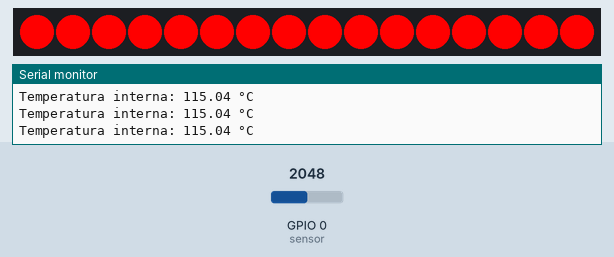
This program was run on a simulated ESP32-S3. Parts: 16 RGB LEDs in strip order, left to right, the last lines printed to the serial monitor. Inputs (shaded band) come from the test bench; at power-on: GPIO 0 (sensor) = 2048 (analog values on the 0–4095 scale). Dim RGB values are drawn brighter than linear.

Above: at 1.3 s.
1.4 s: GPIO 0 (sensor) set to 2139
2.9 s: GPIO 0 (sensor) set to 2210
At 4.1 s:
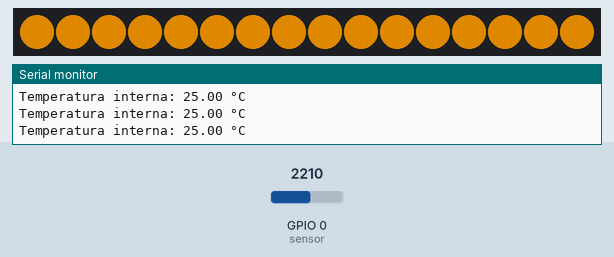
4.5 s: GPIO 0 (sensor) set to 491
At 5.4 s:
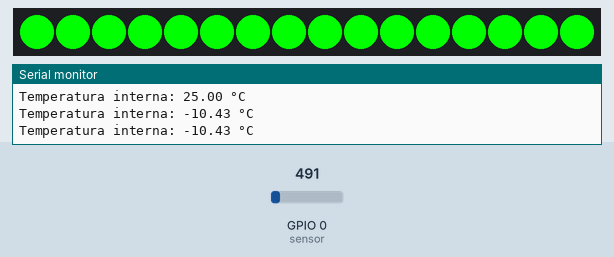
6.0 s: GPIO 0 (sensor) set to 134
7.5 s: GPIO 0 (sensor) set to 114
At 7.9 s:
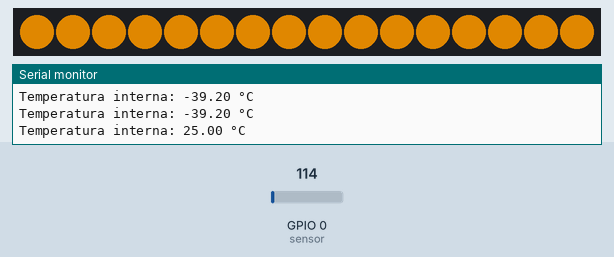
9.0 s: GPIO 0 (sensor) set to 295
At 10.3 s:
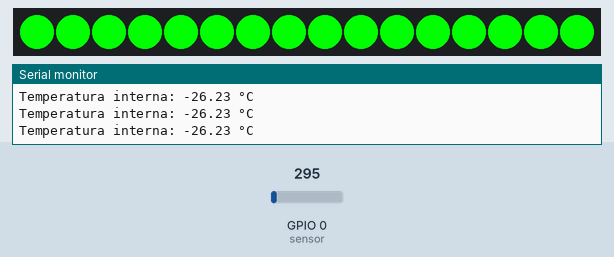
Timing chart, 0 to 11.5 s (numbered marks = the images above; inputs shaded):
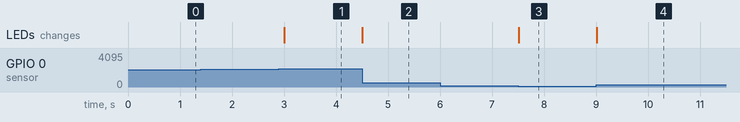

Measured:
- the behaviour switches between 2171 and 2172 on GPIO 0 (sensor) (found by bisection; images 0 and 1)
- the behaviour switches between 125 and 124 on GPIO 0 (sensor) (found by bisection; images 2 and 3)
- after the input at 2.9 s, the LEDs: change after 0.11 s (image 1)
- after the input at 4.5 s, the LEDs: change at once (image 2)
- after the input at 7.5 s, the LEDs: change at once (image 3)
- after the input at 9.0 s, the LEDs: change at once (image 4)

The program:

main.cpp
```cpp
/*
#include <Arduino.h>
#define LED_BUILTIN 2
#define DELAY 500

void setup() {
  pinMode(LED_BUILTIN, OUTPUT);
}

void loop() {
  digitalWrite(LED_BUILTIN, HIGH);
  delay(DELAY);
  digitalWrite(LED_BUILTIN, LOW);
  delay(DELAY);
}

*/
/*
#include <Arduino.h>

#define LED_BUILTIN 2
#define DELAY 1000 //ms


void setup() {
Serial.begin(115200); // s'utilitza per inicialitzar la comunicació sèrie entre l'Arduino i un altre dispositiu.
pinMode(LED_BUILTIN, OUTPUT);

}

void loop() {

digitalWrite(LED_BUILTIN, HIGH);

Serial.println("ON");
delay(DELAY);
digitalWrite(LED_BUILTIN, LOW);

Serial.println("OFF");
delay(DELAY);
}
*/

/*

#include <Arduino.h>

#define LED_BUILTIN_PIN 2
#define DELAY 1000 // ms

// Establecer un puntero al registro de salida GPIO
volatile uint32_t *gpio_out = (uint32_t *)GPIO_OUT_REG;

void setup() {
    Serial.begin(115200);  // Inicializa la comunicación serie
    pinMode(LED_BUILTIN_PIN, OUTPUT); // Configura el pin como salida
}

void loop() {
    // Encender el LED activando el bit correspondiente
    *gpio_out |= (1 << LED_BUILTIN_PIN);
    Serial.println("ON");
    delay(DELAY);

    // Apagar el LED alternando el estado del bit correspondiente
    *gpio_out ^= (1 << LED_BUILTIN_PIN);
    Serial.println("OFF");
    delay(DELAY);
}
*//*


#include <Arduino.h>

#define TEST_PIN 2  // Cambia este número a un pin disponible
volatile uint32_t *gpio_out = (uint32_t *)GPIO_OUT_REG;

void setup() {
    Serial.begin(115200);
    pinMode(TEST_PIN, OUTPUT);
}
void loop() {
    // ===== CASO 1: Con Serial y funciones de Arduino =====
    digitalWrite(TEST_PIN, HIGH);
    Serial.println("ON");
    digitalWrite(TEST_PIN, LOW);
    Serial.println("OFF");

}

#include <Arduino.h>

#define TEST_PIN 2  // Cambia este número a un pin disponible
volatile uint32_t *gpio_out = (uint32_t *)GPIO_OUT_REG;

void setup() {
    Serial.begin(115200);
    pinMode(TEST_PIN, OUTPUT);
}
void loop() {
        // ===== CASO 2: Con Serial y acceso a registros =====
    *gpio_out |= (1 << TEST_PIN);
    Serial.println("ON");
    *gpio_out ^= (1 << TEST_PIN);
    Serial.println("OFF");

}

#include <Arduino.h>

#define TEST_PIN 2 // Cambia este número a un pin disponible
volatile uint32_t *gpio_out = (uint32_t *)GPIO_OUT_REG;

void setup() {
    Serial.begin(115200);
    pinMode(TEST_PIN, OUTPUT);
}

void loop() {
    // ===== CASO 3: Sin Serial y funciones de Arduino =====
    digitalWrite(TEST_PIN, HIGH);
    digitalWrite(TEST_PIN, LOW);
}

#include <Arduino.h>

#define TEST_PIN 2 // Cambia este número a un pin disponible
volatile uint32_t *gpio_out = (uint32_t *)GPIO_OUT_REG;

void setup() {
    Serial.begin(115200);
    pinMode(TEST_PIN, OUTPUT);
}

void loop() {
    // ===== CASO 4: Sin Serial y acceso a registros =====
    *gpio_out |= (1 << TEST_PIN);
    *gpio_out ^= (1 << TEST_PIN);
}


#include <Arduino.h>

#define ESP32_TEMP_SENSOR
void setup() {
    Serial.begin(115200);  // Inicializa la comunicación serie
}

void loop() {
    // Lee el valor del sensor de temperatura interna del ESP32
    int rawTemp = analogRead(ESP32_TEMP_SENSOR);  // Lee el valor del sensor interno

    // Convierte la lectura a un valor en grados Celsius
    float temperature = (rawTemp - 32) * (3.3 / 4095.0);  // Convierte el valor ADC a voltaje
    temperature = (temperature - 0.5) * 100;  // Convierte el voltaje a temperatura en grados Celsius

    // Envía el valor de temperatura por el puerto serie
    Serial.print("Temperatura interna: ");
    Serial.print(temperature);
    Serial.println(" °C");

    delay(1000);  // Pausa de 1 segundo antes de la siguiente lectura
}
   */
  #include <Adafruit_NeoPixel.h>
  #include <Arduino.h>

  // Definir el pin y número de NeoPixels
  #define PIN            6
  #define NUMPIXELS     16
  #define DELAYVAL      500  // Tiempo (en milisegundos) para la pausa entre pixeles

  // Inicializar el objeto de la librería NeoPixel
  Adafruit_NeoPixel pixels(NUMPIXELS, PIN, NEO_GRB + NEO_KHZ800);

  // Definir el rango de temperaturas (ajustar según la temperatura máxima que deseas medir)
  #define MIN_TEMP 0    // Temperatura mínima en °C (en este caso, 25°C)
  #define MAX_TEMP 40    // Temperatura máxima en °C (en este caso, 40°C)

  void setup() {
    Serial.begin(115200);  // Inicializa la comunicación serie
    pixels.begin();        // Inicializa el anillo de NeoPixel
    analogReadResolution(12);  // Configura la resolución del ADC a 12 bits (0-4095)
  }

  void loop() {
    // Lee el valor del sensor de temperatura interno
    int rawValue = analogRead(0);  // Lee el valor del sensor de temperatura interno
    float voltage = (rawValue / 4095.0) * 3.3;  // Convierte el valor ADC a voltaje

    // Fórmula para convertir el voltaje a temperatura (en °C)
    float temperature = (voltage - 0.5) * 100;  // Convierte el voltaje a temperatura en grados Celsius

    // Comprobar que la temperatura esté en un rango razonable
    if (temperature < -40 || temperature > 125) {
      temperature = 25;  // Si la temperatura está fuera de un rango razonable, asigna un valor por defecto
    }

    // Mostrar la temperatura en el monitor serie
    Serial.print("Temperatura interna: ");
    Serial.print(temperature);
    Serial.println(" °C");

    // Calcular el color basado en la temperatura (mapeamos la temperatura entre MIN_TEMP y MAX_TEMP)
    int colorValue = map(temperature, MIN_TEMP, MAX_TEMP, 0, 255);  // Mapea la temperatura a un valor entre 0 y 255

    // Si la temperatura está por debajo del rango, se establece a azul
    if (colorValue < 0) {
      colorValue = 0;
    }

    // Si la temperatura excede el rango máximo, se establece a rojo
    if (colorValue > 255) {
      colorValue = 255;
    }

    // Asignar colores a cada pixel (verde a rojo, dependiendo de la temperatura)
    for(int i = 0; i < NUMPIXELS; i++) {
      // Mapea el color entre verde (frío) y rojo (caliente)
      int r = colorValue;    // Color Rojo
      int g = 255 - colorValue; // Color Verde (invertido)
      int b = 0;              // Azul (no utilizado en este caso)

      pixels.setPixelColor(i, pixels.Color(r, g, b));  // Ajustar color del pixel
    }

    pixels.show();  // Mostrar la actualización en los NeoPixels
    delay(DELAYVAL);  // Pausa de 500ms antes de la siguiente actualización
  }
  
```
